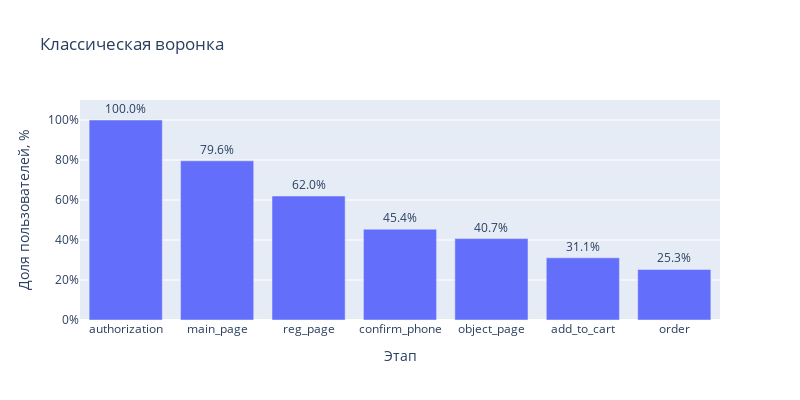
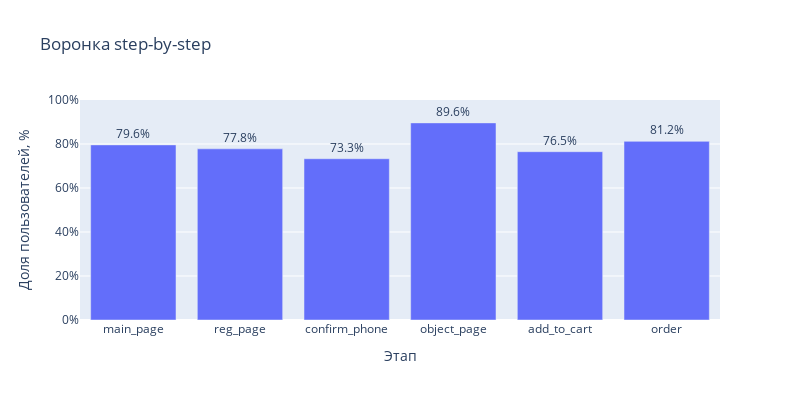

Notebook code cell kept with these figures, in order:
### Code cell
# Визуализируем классическую и step-by-step воронки
fig1 = px.bar(df_funnel,
             x='step',
             y='classic_funnel',
             text='classic_funnel',
             title='Классическая воронка',
             labels={'classic_funnel': 'Доля пользователей', 'step': 'Этап'})

fig1.update_traces(texttemplate='%{text:.1%}', textposition='outside')
fig1.update_layout(yaxis=dict(tickformat='.0%',range=[0,1.1], title='Доля пользователей, %'))
fig1.update_layout(width=800, height=400)

fig2 = px.bar(df_funnel.iloc[1:],
             x='step',
             y='sbs_funnel',
             text='sbs_funnel',
             title='Воронка step-by-step',
             labels={'sbs_funnel': 'Доля пользователей', 'step': 'Этап'})

fig2.update_traces(texttemplate='%{text:.1%}', textposition='outside')
fig2.update_layout(yaxis=dict(tickformat='.0%', range=[0,1], title='Доля пользователей, %'))
fig2.update_layout(width=800, height=400)

fig1.show()
fig2.show()

### Figure 1 — Plotly figure (JSON) as saved in the notebook; plotly's stock layout.template omitted (floating-point values rounded to 4 significant figures)
{"data": [{"hovertemplate": "Этап=%{x}<br>Доля пользователей=%{text}<extra></extra>", "legendgroup": "", "marker": {"color": "#636efa", "pattern": {"shape": ""}}, "name": "", "orientation": "v", "showlegend": false, "text": [1.0, 0.796, 0.62, 0.454, 0.407, 0.311, 0.253], "textposition": "outside", "texttemplate": "%{text:.1%}", "type": "bar", "x": ["authorization", "main_page", "reg_page", "confirm_phone", "object_page", "add_to_cart", "order"], "xaxis": "x", "y": [1.0, 0.796, 0.62, 0.454, 0.407, 0.311, 0.253], "yaxis": "y"}], "layout": {"barmode": "relative", "height": 400, "legend": {"tracegroupgap": 0}, "title": {"text": "Классическая воронка"}, "width": 800, "xaxis": {"anchor": "y", "domain": [0, 1], "title": {"text": "Этап"}}, "yaxis": {"anchor": "x", "domain": [0, 1], "range": [0, 1.1], "tickformat": ".0%", "title": {"text": "Доля пользователей, %"}}}}

### Figure 2 — Plotly figure (JSON) as saved in the notebook; plotly's stock layout.template omitted (floating-point values rounded to 4 significant figures)
{"data": [{"hovertemplate": "Этап=%{x}<br>Доля пользователей=%{text}<extra></extra>", "legendgroup": "", "marker": {"color": "#636efa", "pattern": {"shape": ""}}, "name": "", "orientation": "v", "showlegend": false, "text": [0.796, 0.778, 0.733, 0.896, 0.765, 0.812], "textposition": "outside", "texttemplate": "%{text:.1%}", "type": "bar", "x": ["main_page", "reg_page", "confirm_phone", "object_page", "add_to_cart", "order"], "xaxis": "x", "y": [0.796, 0.778, 0.733, 0.896, 0.765, 0.812], "yaxis": "y"}], "layout": {"barmode": "relative", "height": 400, "legend": {"tracegroupgap": 0}, "title": {"text": "Воронка step-by-step"}, "width": 800, "xaxis": {"anchor": "y", "domain": [0, 1], "title": {"text": "Этап"}}, "yaxis": {"anchor": "x", "domain": [0, 1], "range": [0, 1], "tickformat": ".0%", "title": {"text": "Доля пользователей, %"}}}}
